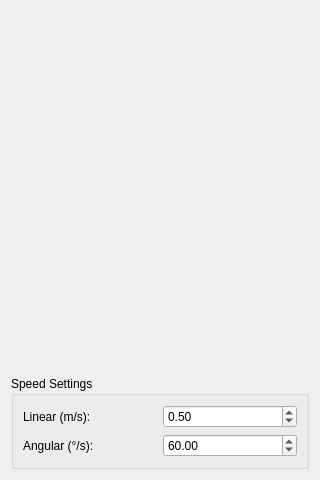
<?xml version="1.0" ?>
<ui version="4.0">
  <class>TeleopWindow</class>
  <widget class="QWidget" name="TeleopWindow">
    <property name="geometry">
      <rect>
        <x>0</x>
        <y>0</y>
        <width>320</width>
        <height>480</height>
      </rect>
    </property>
    <layout class="QVBoxLayout" name="verticalLayout_main">
      <item>
        <widget class="TeleopKeyArea" name="key_area_">
          <property name="sizePolicy">
            <sizepolicy hsizetype="Expanding" vsizetype="Expanding">
              <horstretch>0</horstretch>
              <verstretch>0</verstretch>
            </sizepolicy>
          </property>
          <property name="minimumSize">
            <size>
              <width>0</width>
              <height>300</height>
            </size>
          </property>
        </widget>
      </item>
      <item>
        <widget class="QGroupBox" name="groupBox_speed">
          <property name="title">
            <string>Speed Settings</string>
          </property>
          <layout class="QGridLayout" name="gridLayout">
            <item row="0" column="0">
              <widget class="QLabel" name="label_linear">
                <property name="text">
                  <string>Linear (m/s):</string>
                </property>
              </widget>
            </item>
            <item row="0" column="1">
              <widget class="QDoubleSpinBox" name="spin_linear_speed_">
                <property name="minimum">
                  <double>0.0</double>
                </property>
                <property name="maximum">
                  <double>2.0</double>
                </property>
                <property name="singleStep">
                  <double>0.1</double>
                </property>
                <property name="value">
                  <double>0.5</double>
                </property>
              </widget>
            </item>
            <item row="1" column="0">
              <widget class="QLabel" name="label_angular">
                <property name="text">
                  <string>Angular (°/s):</string>
                </property>
              </widget>
            </item>
            <item row="1" column="1">
              <widget class="QDoubleSpinBox" name="spin_angular_speed_">
                <property name="minimum">
                  <double>0.0</double>
                </property>
                <property name="maximum">
                  <double>180.0</double>
                </property>
                <property name="singleStep">
                  <double>5.0</double>
                </property>
                <property name="value">
                  <double>60.0</double>
                </property>
              </widget>
            </item>
          </layout>
        </widget>
      </item>
    </layout>
  </widget>
  <customwidgets>
    <customwidget>
      <class>TeleopKeyArea</class>
      <extends>QWidget</extends>
      <header>sensor_gui/window/teleop_window.hpp</header>
    </customwidget>
  </customwidgets>
</ui>
